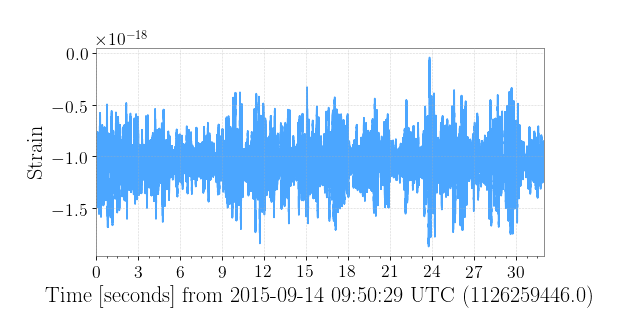

This chart was generated by the following Python code:
from gwpy.timeseries import TimeSeries
data = TimeSeries.fetch_open_data('L1', 1126259446, 1126259478)
plot = data.plot(figsize=(8, 4), ylabel='Strain',
                 color='gwpy:ligo-livingston')
plot.show()
